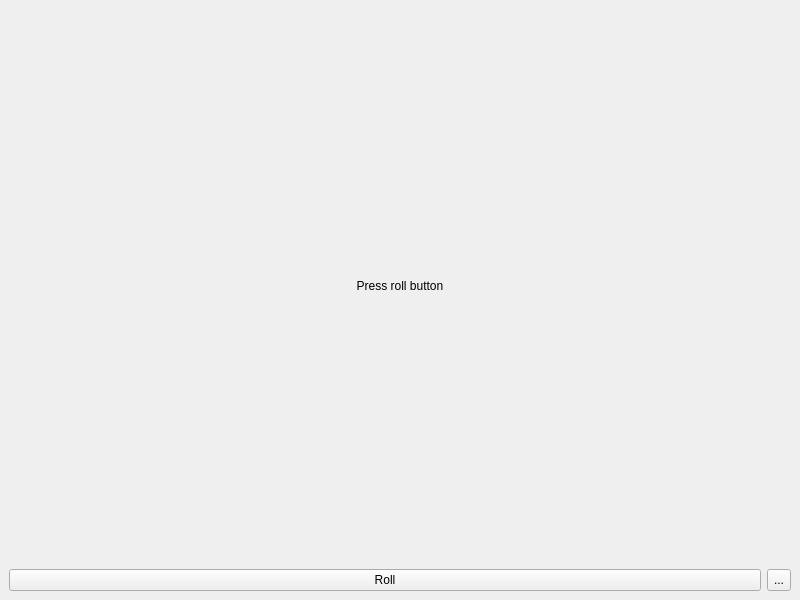
<?xml version="1.0" encoding="UTF-8"?>
<ui version="4.0">
 <class>MainWindow</class>
 <widget class="QMainWindow" name="MainWindow">
  <property name="geometry">
   <rect>
    <x>0</x>
    <y>0</y>
    <width>800</width>
    <height>600</height>
   </rect>
  </property>
  <property name="windowTitle">
   <string>Random generator</string>
  </property>
  <property name="windowIcon">
   <iconset theme="accessories-calculator"/>
  </property>
  <property name="toolButtonStyle">
   <enum>Qt::ToolButtonFollowStyle</enum>
  </property>
  <property name="documentMode">
   <bool>true</bool>
  </property>
  <property name="unifiedTitleAndToolBarOnMac">
   <bool>true</bool>
  </property>
  <widget class="QWidget" name="centralwidget">
   <layout class="QGridLayout" name="gridLayout">
    <item row="0" column="0" colspan="2">
     <widget class="QLabel" name="label">
      <property name="text">
       <string>Press roll button</string>
      </property>
      <property name="alignment">
       <set>Qt::AlignCenter</set>
      </property>
     </widget>
    </item>
    <item row="1" column="0">
     <widget class="QPushButton" name="roll">
      <property name="text">
       <string>Roll</string>
      </property>
      <property name="icon">
       <iconset theme="system-run">
        <normaloff>.</normaloff>.</iconset>
      </property>
     </widget>
    </item>
    <item row="1" column="1">
     <widget class="QToolButton" name="options">
      <property name="sizePolicy">
       <sizepolicy hsizetype="Fixed" vsizetype="Preferred">
        <horstretch>0</horstretch>
        <verstretch>0</verstretch>
       </sizepolicy>
      </property>
      <property name="text">
       <string notr="true">...</string>
      </property>
      <property name="icon">
       <iconset theme="preferences-system">
        <normaloff>.</normaloff>.</iconset>
      </property>
     </widget>
    </item>
   </layout>
  </widget>
 </widget>
 <resources/>
 <connections/>
</ui>
